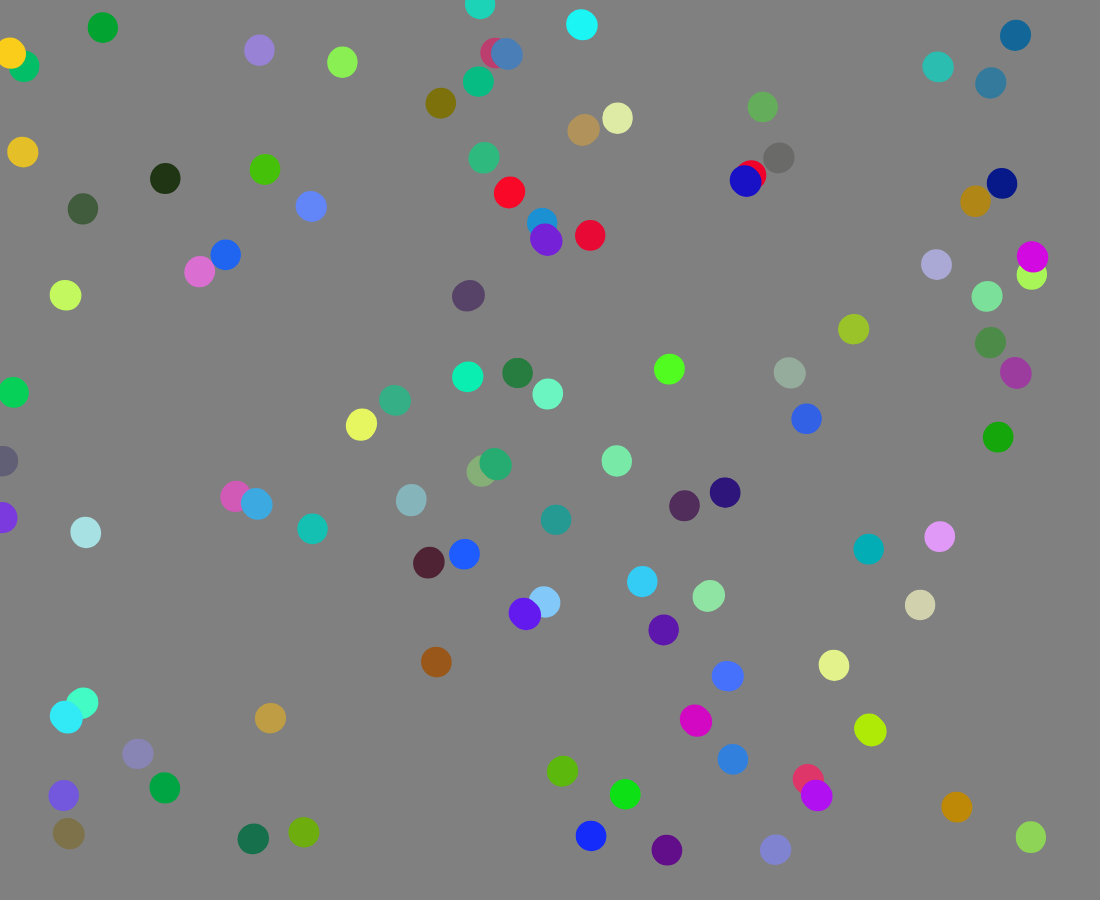
Frame 1 (no input)
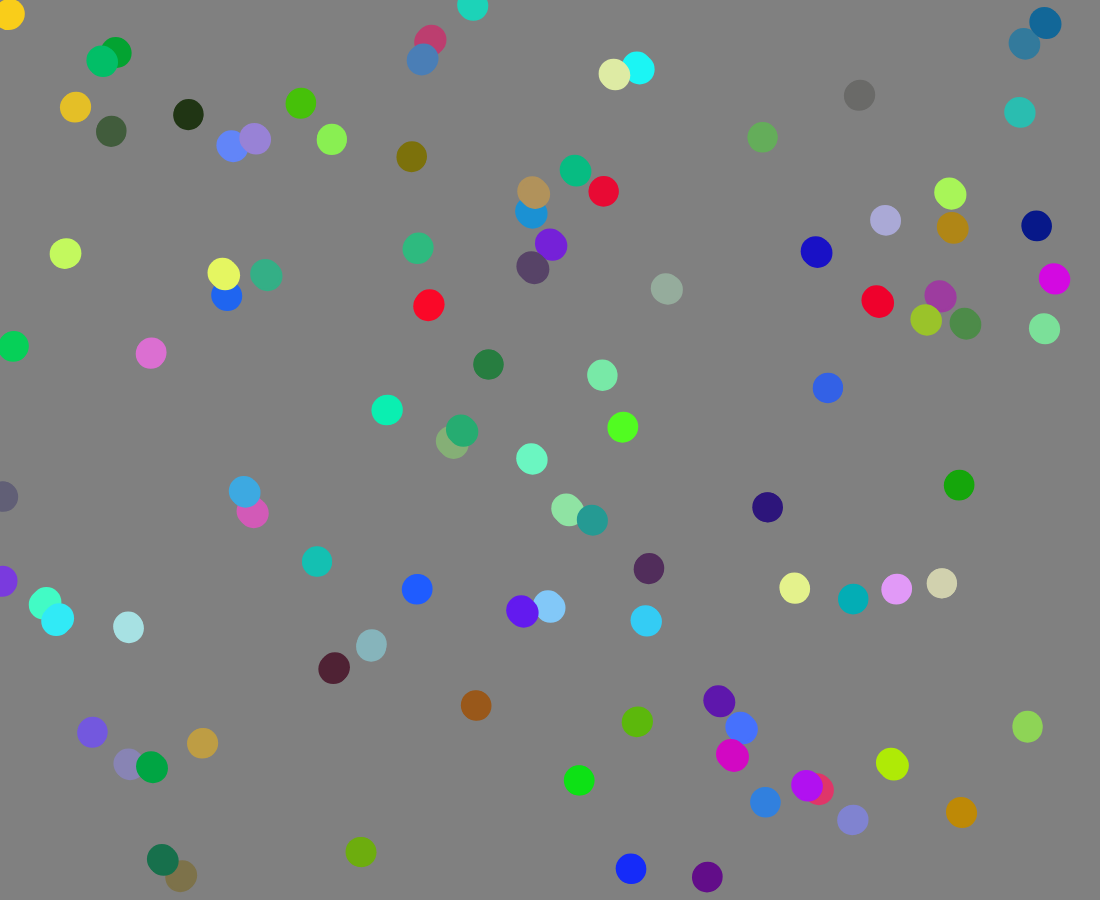
Frame 60 (no input)
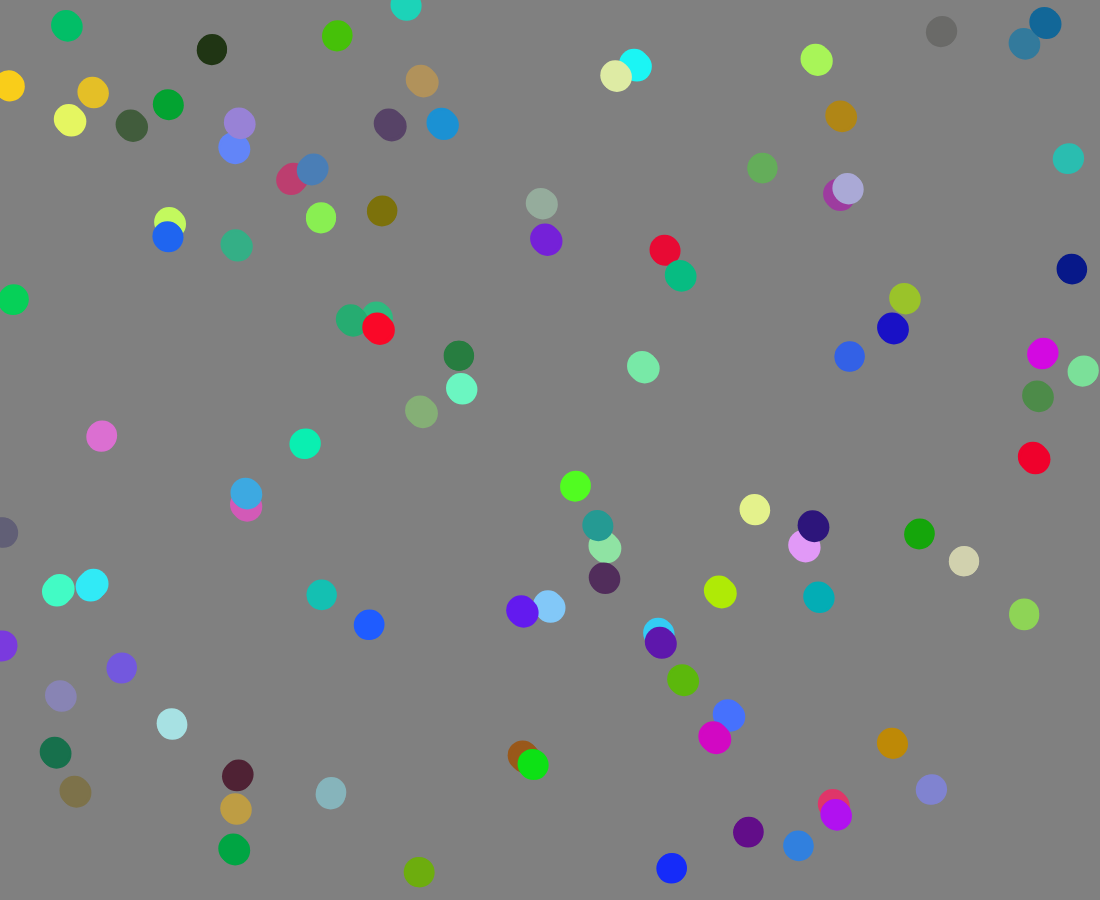
Frame 120 (the mouse pressed at the canvas centre since frame 60)

The p5.js sketch that drew these frames (run headless with seeded random() and noise() and a simulated clock; from frame 60 on, the mouse is pressed at the canvas centre):

// p5.js sketch
// ── sketch.js
let cells = []
const cellCount = 100

function setup() {
    createCanvas(windowWidth - 100, windowHeight -100)
    for (let i = 0; i < cellCount; i++) {
        cells.push(new Cell())
    }
}

function draw() {
    background('grey')
    cells.forEach((item, index) => {
        item.show()
        item.move()

        cells.forEach((sub) => {
            if (item !== sub && item.touch(sub)) {
                // cells.splice(item, 1)
                // cells.splice(sub, 1)
                // item.merge()
                item.changeDirection()
                sub.changeDirection()
                // console.log(redCount + ' vs ' + blueCount)
            }
        })
    })
}

function getRandomColor() {
    var letters = '0123456789ABCDEF';
    var color = '#';
    for (var i = 0; i < 6; i++) {
      color += letters[Math.floor(Math.random() * 16)];
    }
    return color;
}

// ── cell.js
function Cell(pos, radius, color) {
    if (this.pos) {
        this.pos = pos
    } else {
        this.pos = createVector(random(width - 50), random(height - 50))
    }

    this.r = radius || 30
    this.c = color || getRandomColor()
    this.set = false
    this.xDir = random(-1, 1)
    this.yDir = random(-1, 1)
    this.speed = random(1, 3)


    this.click = (x, y) => {
        const d = dist(this.pos.x, this.pos.y, x, y)
        if (d < this.r) {
            return true
        } else {
            return false
        }
    }


    this.touch = (other) => {
        const d = dist(this.pos.x, this.pos.y, other.pos.x, other.pos.y)
        // const poiX = diff(other.pos.x, this.pos.x)

        if (d < this.r/2 + other.r/2) {
            // console.log('this: ', this.pos.x)
            // console.log('other: ', other.pos.x)   
            // console.log('diff ? ', diff(other.pos.x, this.pos.x))
            return true
        } else {
            return false
        }
    }

    this.changeColor = (color) => {
        if (color === 'red') {
            this.c = color
        }
        if (color === 'blue') {
            this.c = color
        }
        this.set = true
    }

    this.changeDirection = () => {
        if (this.xDir === 1) {
            this.xDir = -1
        } else {
            this.xDir = 1
        }

        if (this.yDir === 1) {
            this.yDir = -1
        } else {
            this.yDir = 1
        }
    }

    this.move = () => {
        this.pos.x = this.pos.x + this.speed * this.xDir
        this.pos.y = this.pos.y + this.speed * this.yDir
        
        if (this.pos.x > width - this.r/2 || this.pos.x < this.r/2) {
            this.xDir *= -1
        }
        
        if (this.pos.y > height - this.r/2 || this.pos.y < this.r/2) {
            this.yDir *= -1
        }
        this.show(this.pos.x , this.pos.y, this.r, this.r)
    }

    this.split = () => {
        return new Cell(this.pos, this.r/2, this.c)
    }

    this.merge = () => {
        this.r = this.r * 1.3
        return new Cell(this.pos, this.r, this.c)
    }

    this.show = () => {
        fill(this.c)
        noStroke()
        ellipse(this.pos.x, this.pos.y, this.r, this.r)
    }
}

const diff = (a, b) => {
    console.log('a: ', a)
    console.log('b: ', b)
    if ( a > b ) {
        return a - b
    } else if ( a < b ) {
        return b - a
    }
}
